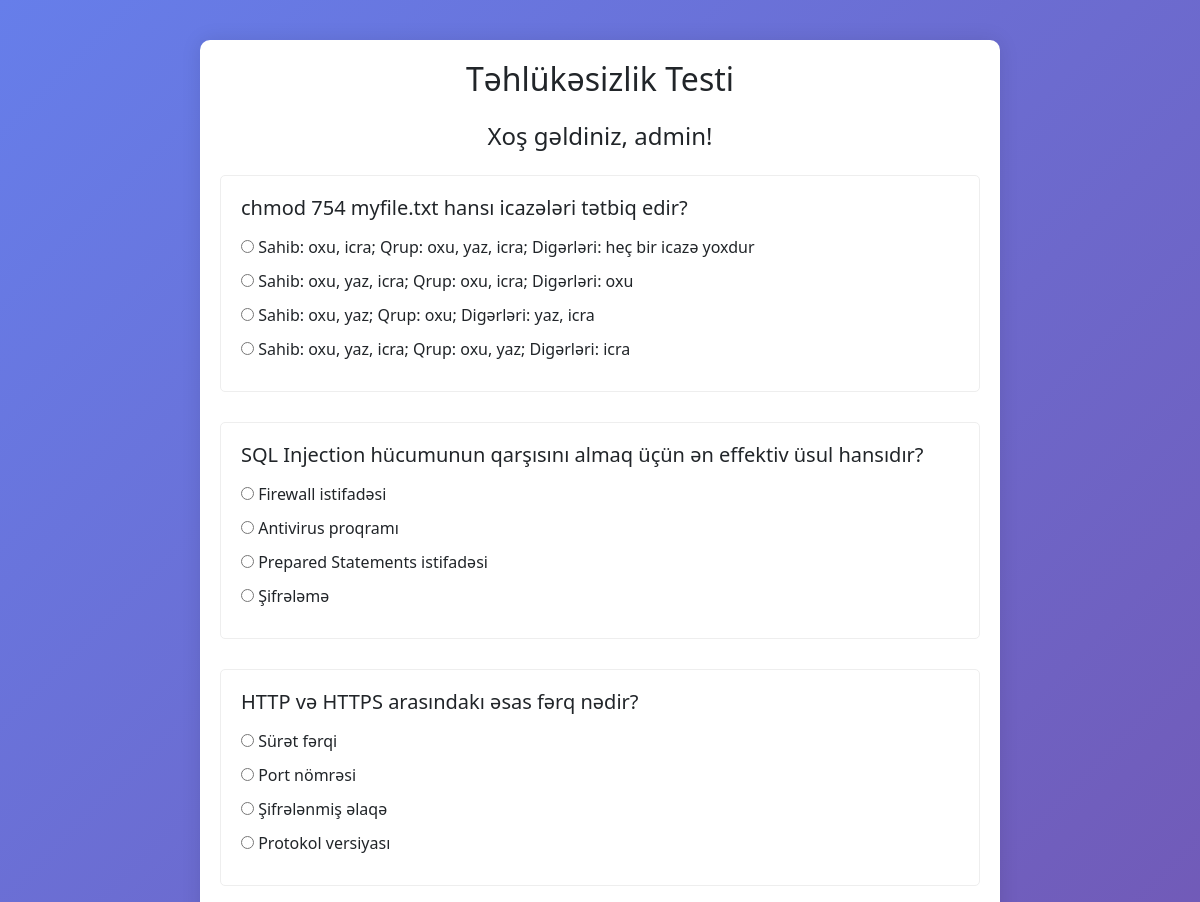
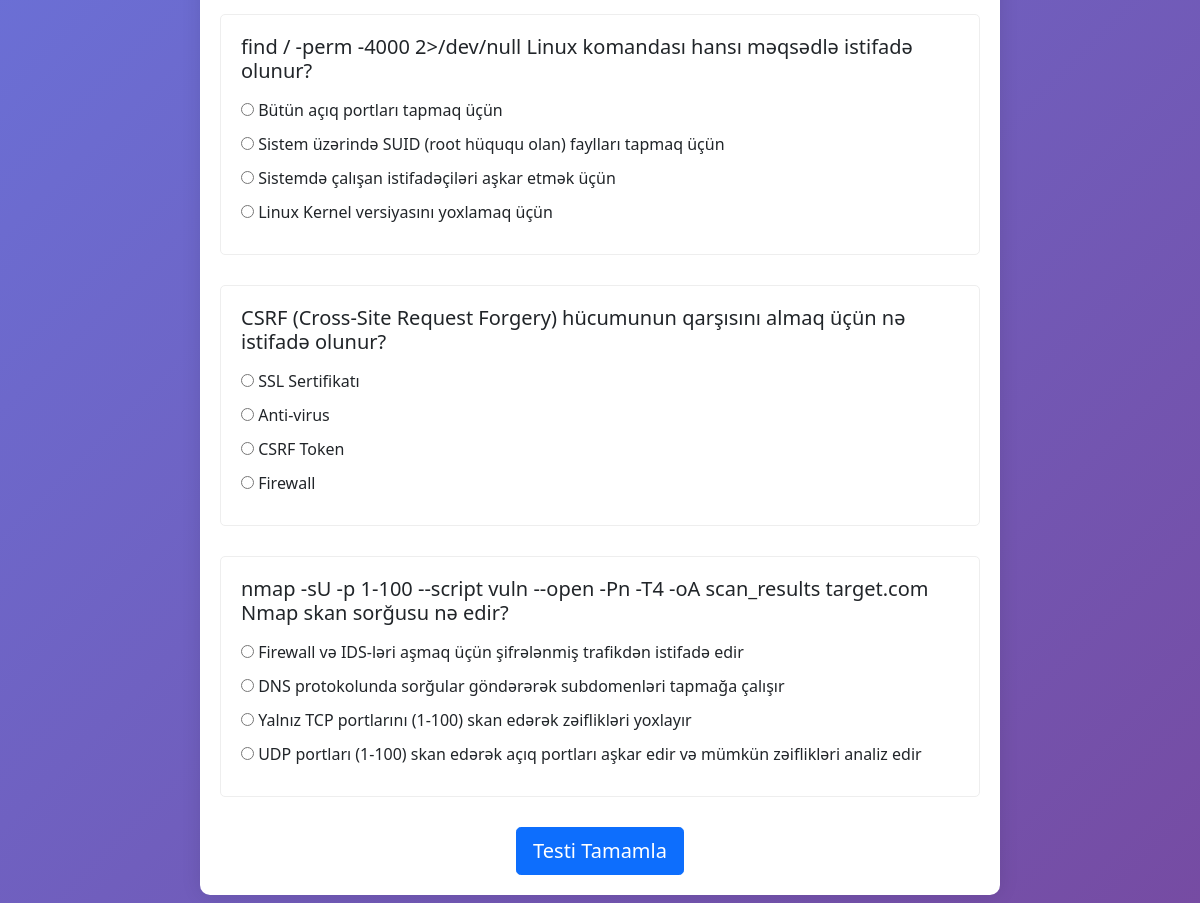
/test.php (signed in), run on the app's committed database (2 pictures, top to bottom).
### tables this page shows
CREATE TABLE test_questions (
    id INT AUTO_INCREMENT PRIMARY KEY,
    question TEXT NOT NULL,
    option_a TEXT NOT NULL,
    option_b TEXT NOT NULL,
    option_c TEXT NOT NULL,
    option_d TEXT NOT NULL,
    correct_answer CHAR(1) NOT NULL
);

### src/test.php (the view, shortened to what this page needs)
<?php
$servername = "admin_db";
$username = "admin_user";
$password = "admin_pass";
$dbname = "admin_db";
try {
    $conn = new PDO("mysql:host=$servername;dbname=$dbname", $username, $password);
    $conn->setAttribute(PDO::ATTR_ERRMODE, PDO::ERRMODE_EXCEPTION);
} catch(PDOException $e) {
    die("Qoşulma xətası: " . $e->getMessage());
}
$cookie_value = base64_decode($_COOKIE['USERID']);
$stmt = $conn->prepare("SELECT username, password FROM admin_users");
$stmt->execute();
$admin_users = $stmt->fetchAll(PDO::FETCH_ASSOC);
$current_user = null;
foreach ($admin_users as $user) {
    if (md5($user['username'] . ':' . $user['password']) === $cookie_value) {
        $current_user = $user['username'];
        break;
    }
}
$test_completed = false;
$stmt = $conn->query("SELECT * FROM test_questions ORDER BY id");
$questions = $stmt->fetchAll(PDO::FETCH_ASSOC);
?>
<!DOCTYPE html>
<html lang="az">
<head>
    <link href="https://cdn.jsdelivr.net/npm/bootstrap@5.1.3/dist/css/bootstrap.min.css" rel="stylesheet">
</head>
<body>
    <div class="container">
        <div class="test-container">
            <h2 class="text-center mb-4">Təhlükəsizlik Testi</h2>
            <div class="mb-4 text-center">
                <h4>Xoş gəldiniz, <?php echo htmlspecialchars($current_user); ?>!</h4>
            </div>
            <?php if ($test_completed): ?>
                <div class="alert alert-info text-center">
                    Siz artıq bu testi tamamlamısınız.
                </div>
            <?php else: ?>
                <form id="testForm" method="POST" action="get_tests.php">
                    <?php foreach ($questions as $q): ?>
                        <div class="question">
                            <h5><?php echo htmlspecialchars($q['question']); ?></h5>
                            <div class="options">
                                <div class="option">
                                    <input type="radio" name="answers[<?php echo $q['id']; ?>]" value="A" required>
                                    <label><?php echo htmlspecialchars($q['option_a']); ?></label>
                                </div>
                                <div class="option">
                                    <input type="radio" name="answers[<?php echo $q['id']; ?>]" value="B">
                                    <label><?php echo htmlspecialchars($q['option_b']); ?></label>
                                </div>
                                <div class="option">
                                    <input type="radio" name="answers[<?php echo $q['id']; ?>]" value="C">
                                    <label><?php echo htmlspecialchars($q['option_c']); ?></label>
                                </div>
                                <div class="option">
                                    <input type="radio" name="answers[<?php echo $q['id']; ?>]" value="D">
                                    <label><?php echo htmlspecialchars($q['option_d']); ?></label>
                                </div>
                            </div>
                        </div>
                    <?php endforeach; ?>
                    <div class="text-center">
                        <button type="submit" class="btn btn-primary btn-lg">Testi Tamamla</button>
                    </div>
                </form>
            <?php endif; ?>
        </div>
    </div>
</body>
</html>

### src/test.php (style rules this page uses)
body { background: linear-gradient(135deg, #667eea 0%, #764ba2 100%); min-height: 100vh; padding: 20px; }
.test-container { background: white; border-radius: 10px; padding: 20px; box-shadow: 0 0 20px rgba(0,0,0,0.1); margin: 20px auto; max-width: 800px; }
.question { margin-bottom: 30px; padding: 20px; border: 1px solid #eee; border-radius: 5px; }
.options { margin-top: 15px; }
.option { margin: 10px 0; }

### data on the page
test_questions: question "chmod 754 myfile.txt hansı icazələri tətbiq edir?", option_a "Sahib: oxu, icra; Qrup: oxu, yaz, icra; Digərləri: heç bir icazə yoxdur", option_b "Sahib: oxu, yaz, icra; Qrup: oxu, icra; Digərləri: oxu", option_c "Sahib: oxu, yaz; Qrup: oxu; Digərləri: yaz, icra", option_d "Sahib: oxu, yaz, icra; Qrup: oxu, yaz; Digərləri: icra"
test_questions: question "SQL Injection hücumunun qarşısını almaq üçün ən effektiv üsul hansıdır?", option_a "Firewall istifadəsi", option_b "Antivirus proqramı", option_c "Prepared Statements istifadəsi", option_d "Şifrələmə"
test_questions: question "HTTP və HTTPS arasındakı əsas fərq nədir?", option_a "Sürət fərqi", option_b "Port nömrəsi", option_c "Şifrələnmiş əlaqə", option_d "Protokol versiyası"
test_questions: question "find / -perm -4000 2>/dev/null Linux komandası hansı məqsədlə istifadə olunur?", option_a "Bütün açıq portları tapmaq üçün", option_b "Sistem üzərində SUID (root hüququ olan) faylları tapmaq üçün", option_c "Sistemdə çalışan istifadəçiləri aşkar etmək üçün", option_d "Linux Kernel versiyasını yoxlamaq üçün"
test_questions: question "CSRF (Cross-Site Request Forgery) hücumunun qarşısını almaq üçün nə istifadə olunur?", option_a "SSL Sertifikatı", option_b "Anti-virus", option_c "CSRF Token", option_d "Firewall"
test_questions: question "nmap -sU -p 1-100 --script vuln --open -Pn -T4 -oA scan_results target.com Nmap skan sorğusu nə edir?", option_a "Firewall və IDS-ləri aşmaq üçün şifrələnmiş trafikdən istifadə edir", option_b "DNS protokolunda sorğular göndərərək subdomenləri tapmağa çalışır", option_c "Yalnız TCP portlarını (1-100) skan edərək zəiflikləri yoxlayır", option_d "UDP portları (1-100) skan edərək açıq portları aşkar edir və mümkün zəiflikləri analiz edir"

### other printed values
$current_user "admin"
